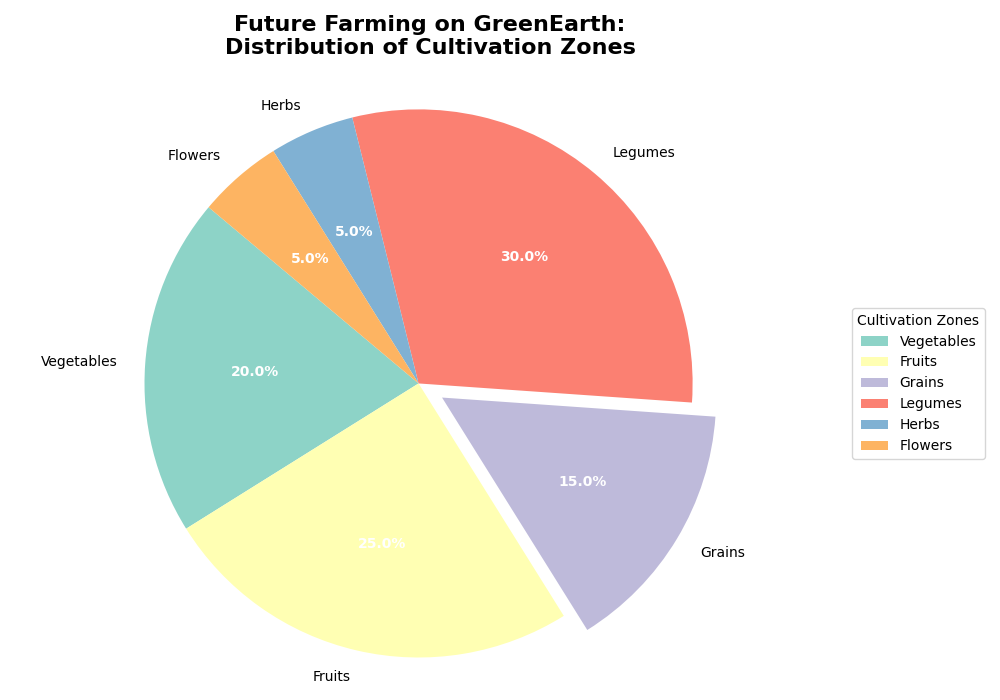

This chart was generated by the following Python code:
import matplotlib.pyplot as plt
import numpy as np

zones = ['Vegetables', 'Fruits', 'Grains', 'Legumes', 'Herbs', 'Flowers']
# New altered values manually shuffled, keeping the original sum of 100
zone_acres = np.array([20, 25, 15, 30, 5, 5])
colors = ['#8dd3c7', '#ffffb3', '#bebada', '#fb8072', '#80b1d3', '#fdb462']

explode = (0, 0, 0.1, 0, 0, 0)

fig, ax = plt.subplots(figsize=(10, 7))
wedges, texts, autotexts = ax.pie(
    zone_acres, 
    explode=explode, 
    labels=zones, 
    colors=colors,
    autopct='%1.1f%%', 
    startangle=140
)

for autotext in autotexts:
    autotext.set_color('white')
    autotext.set_fontsize(10)
    autotext.set_weight('bold')

ax.axis('equal')

plt.title(
    'Future Farming on GreenEarth:\nDistribution of Cultivation Zones', 
    fontsize=16, 
    weight='bold', 
    pad=20
)

ax.legend(wedges, zones, title="Cultivation Zones", loc='center left', bbox_to_anchor=(1, 0, 0.5, 1))
plt.tight_layout()
plt.show()
